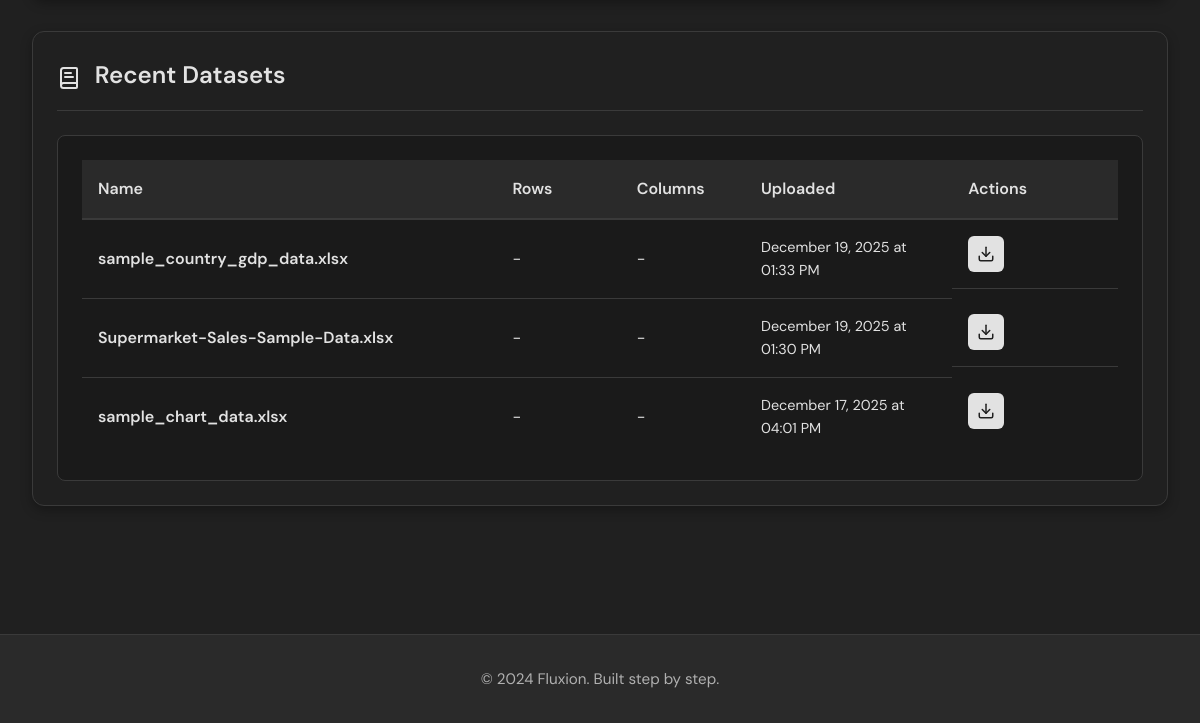
The app's page /dashboard (signed in, lower part), older data.
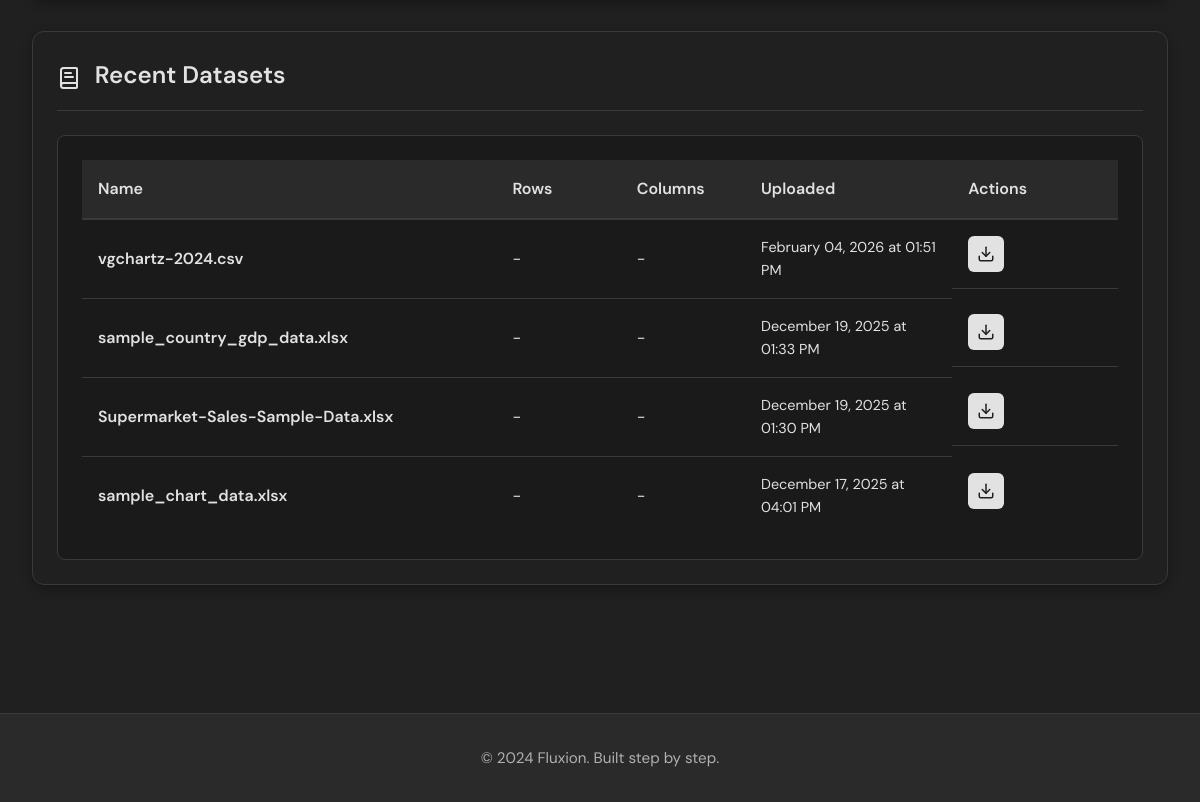
The same page, newer data.
### models.py (models this page shows, shortened)
class Dataset(db.Model):
    id = db.Column(db.Integer, primary_key=True)
    filename = db.Column(db.String(255), nullable=False)
    original_filename = db.Column(db.String(255), nullable=False)
    file_size = db.Column(db.Integer, nullable=False)  # in bytes
    rows = db.Column(db.Integer, nullable=False)
    columns = db.Column(db.Integer, nullable=False)
    column_names = db.Column(db.Text, nullable=False)  # JSON string
    data_types = db.Column(db.Text, nullable=False)    # JSON string
    preview_data = db.Column(db.Text, nullable=False)  # JSON string (first 10 rows)
    upload_date = db.Column(db.DateTime, default=datetime.utcnow)
    user_id = db.Column(db.Integer, db.ForeignKey('user.id'), nullable=False)
    charts = db.relationship('Chart', backref='dataset', lazy=True, cascade='all, delete-orphan')

### app.py (the view)
@app.route('/dashboard')
@login_required
def dashboard():
    recent_datasets = Dataset.query.filter_by(user_id=current_user.id)\
                                   .order_by(Dataset.upload_date.desc())\
                                   .limit(5)\
                                   .all()
    recent_activity = []
    for dataset in recent_datasets:
        recent_activity.append({
            'icon': '📊',
            'text': f'Uploaded "{dataset.original_filename}"',
            'time': dataset.upload_date.strftime('%B %d, %Y at %I:%M %p'),
            'id': dataset.id
        })
    return render_template('dashboard.html', recent_activity=recent_activity)

### app.py (called while the page is built)
@login_manager.user_loader
def load_user(user_id):
    return User.query.get(int(user_id))

### templates/dashboard.html (shortened to what this page needs)
{% extends "base.html" %}
{% block content %}
<div class="container">
    <div class="card">
        <div class="card-header">
            <h3 class="card-title">
                Recent Datasets
            </h3>
        </div>
        {% if recent_activity %}
            <div class="table-wrapper">
                <table class="datasets-table">
                    <thead>
                        <tr>
                            <th>Name</th>
                            <th>Rows</th>
                            <th>Columns</th>
                            <th>Uploaded</th>
                            <th>Actions</th>
                        </tr>
                    </thead>
                    <tbody>
                        {% for activity in recent_activity %}
                            <tr>
                                <td class="dataset-name">{{ activity.text.replace('Uploaded "', '').replace('"', '') }}</td>
                                <td>-</td>
                                <td>-</td>
                                <td class="dataset-time">{{ activity.time }}</td>
                                <td class="dataset-actions">
                                    <a href="{{ url_for('download_dataset', dataset_id=activity.id) }}"
                                       class="btn-icon"
                                       title="Download"
                                       download>
                                    </a>
                                </td>
                            </tr>
                        {% endfor %}
                    </tbody>
                </table>
            </div>
        {% endif %}
    </div>
</div>
{% endblock %}
{% block extra_css %}
<link rel="stylesheet" href="{{ url_for('static', filename='css/dashboard.css') }}">
{% endblock %}

### templates/base.html (shortened to what this page needs)
<!DOCTYPE html>
<html lang="en">
<head>
    <link rel="stylesheet" href="{{ url_for('static', filename='css/base.css') }}">
    {% block extra_css %}{% endblock %}
</head>
<body>
    <main class="main-content">
        {% block content %}{% endblock %}
    </main>
    <footer class="footer">
        <div class="footer-container">
            <p>&copy; 2024 Fluxion. Built step by step.</p>
        </div>
    </footer>
</body>
</html>

### static/css/base.css (style rules this page uses)
* { margin: 0; padding: 0; box-sizing: border-box; }
:root { --primary-bg: #202020; --secondary-bg: #2a2a2a; --primary-color: #E2E2E2; --text-dark: #E2E2E2; --text-light: #b0b0b0; --white: #202020; --border-radius: 8px; --border-radius-lg: 12px; }
body { font-family: "DM Sans", sans-serif; background-color: #202020; color: var(--text-dark); line-height: 1.6; font-weight: 400; }
.main-content { min-height: calc(100vh - 140px); padding: 2rem 0; }
.container { max-width: 1200px; margin: 0 auto; padding: 0 2rem; }
h3 { font-size: 1.5rem; font-weight: 600; color: #E2E2E2; margin-bottom: 0.75rem; }
p { color: #b0b0b0; margin-bottom: 1rem; font-size: 1.1rem; }
.card { background: #2a2a2a; border-radius: var(--border-radius-lg); box-shadow: 0 4px 12px rgba(0, 0, 0, 0.3); border: 1px solid #3a3a3a; padding: 2rem; margin-bottom: 2rem; transition: all 0.2s ease; }
.card-header { border-bottom: 1px solid #3a3a3a; padding-bottom: 1rem; margin-bottom: 1.5rem; }
.card-title { font-size: 1.25rem; font-weight: 600; color: #E2E2E2; margin: 0; }
.footer { background: #2a2a2a; border-top: 1px solid #3a3a3a; padding: 2rem 0; margin-top: 4rem; }
.footer-container { max-width: 1200px; margin: 0 auto; text-align: center; padding: 0 2rem; }
.footer p { color: #b0b0b0; margin: 0; font-size: 0.95rem; }

### static/css/dashboard.css (style rules this page uses)
.icon { display: inline-block; vertical-align: middle; stroke: currentColor; stroke-width: 2; stroke-linecap: round; stroke-linejoin: round; fill: none; }
.icon-sm { width: 18px; height: 18px; }
.icon-md { width: 24px; height: 24px; margin-right: 0.5rem; }
.card-title .icon { vertical-align: text-bottom; }
.dataset-actions { display: flex; gap: 0.75rem; }
.card { background: #202020; border: 1px solid #3a3a3a; border-radius: var(--border-radius-lg); padding: 1.5rem; }
.card-header { margin-bottom: 1.5rem; border-bottom: 1px solid #3a3a3a; padding-bottom: 1rem; }
.card-title { color: #E2E2E2; font-size: 1.5rem; font-weight: 600; margin: 0; }
.table-wrapper { background: #1a1a1a; border-radius: var(--border-radius); padding: 1.5rem; overflow-x: auto; border: 1px solid #3a3a3a; }
.datasets-table { width: 100%; border-collapse: collapse; table-layout: fixed; background: #1a1a1a; }
.datasets-table thead { background: #2a2a2a; border-bottom: 2px solid #3a3a3a; }
.datasets-table th { color: #E2E2E2; font-weight: 600; padding: 1rem; text-align: left; border-bottom: 2px solid #3a3a3a; }
.datasets-table th:nth-child(1) { width: 40%; }
.datasets-table th:nth-child(2) { width: 12%; }
.datasets-table th:nth-child(3) { width: 12%; }
.datasets-table th:nth-child(4) { width: 20%; }
.datasets-table th:nth-child(5) { width: 16%; }
.datasets-table td { color: #E2E2E2; padding: 1rem; border-bottom: 1px solid #3a3a3a; background: #1a1a1a; }
.datasets-table tbody tr:last-child td { border-bottom: none; }
.dataset-name { font-weight: 600; color: #E2E2E2; }
.dataset-time { color: #b0b0b0; font-size: 0.9rem; }
.dataset-actions { display: flex; gap: 0.5rem; }
.btn-icon { display: inline-flex; align-items: center; justify-content: center; width: 36px; height: 36px; background: #E2E2E2; border-radius: 6px; text-decoration: none; font-size: 1.2rem; transition: all 0.3s ease; color: #202020; }

Row changes from the older to the newer data that the page shows:
added Dataset: text.replace "vgchartz-2024.csv", time "February 04, 2026 at 01:51 PM"
